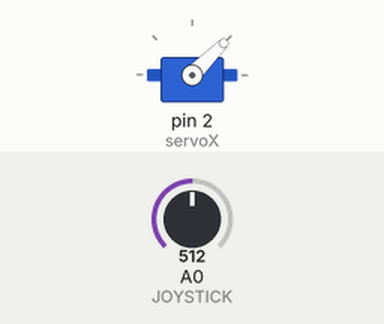
Simulated run of this sketch. Board: Arduino Uno, built with avr-gcc and run on an emulated ATmega328P. Parts: servo. The test bench sets the inputs (shaded band); at power-on: A0 (JOYSTICK) = 512.

Above: at 1.2 s.
1.3 s: A0 (JOYSTICK) set to 716
At 2.1 s:
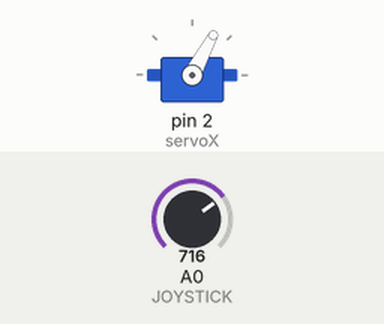
2.8 s: A0 (JOYSTICK) set to 1023
At 3.2 s:
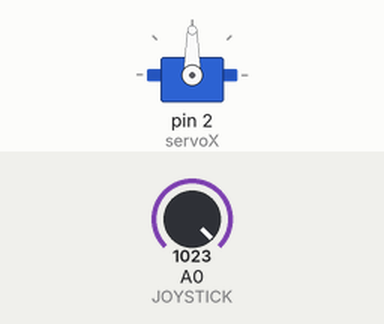
4.3 s: A0 (JOYSTICK) set to 306
At 5.5 s:
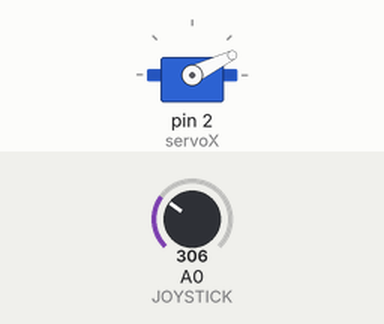
5.8 s: A0 (JOYSTICK) set to 122
At 6.7 s:
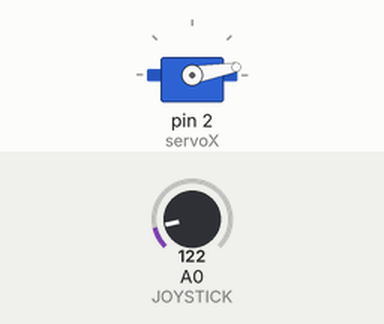
Timing chart, 0 to 8.3 s (numbered marks = the images above; inputs shaded):
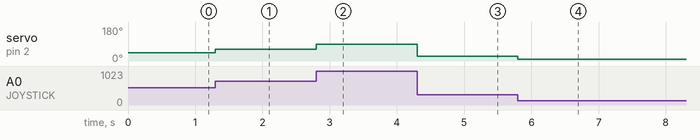

Measured:
- after the input at 1.3 s, servo on pin 2 (servoX): 45° → 62° at once
- after the input at 2.8 s, servo on pin 2 (servoX): 62° → 90° at once
- after the input at 4.3 s, servo on pin 2 (servoX): 90° → 26° at once
- after the input at 5.8 s, servo on pin 2 (servoX): 26° → 10° at once

The sketch:

sketch_aug01a.ino
```cpp
#include <Servo.h>
#include <printf.h>
#include <SPI.h>

#define JOYSTICK A0 // керування напрямком руху

Servo servoX;

float value;

void setup() {
  Serial.begin(9600);
  servoX.attach(2);
}

void loop() {
  value=analogRead(JOYSTICK); // Ortalama değer
  value=map(value, 0, 1023, 0, 90);
  servoX.write(value);
}
```
